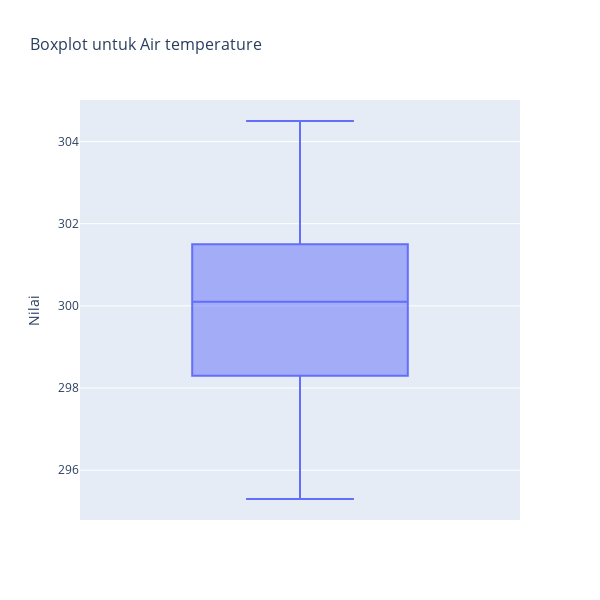
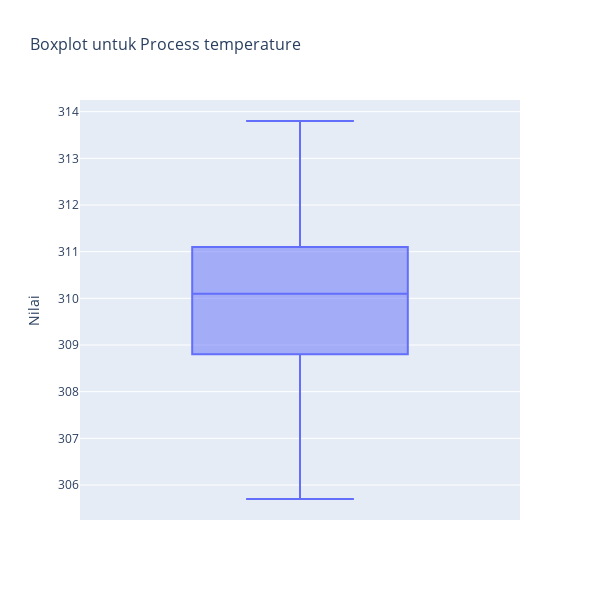
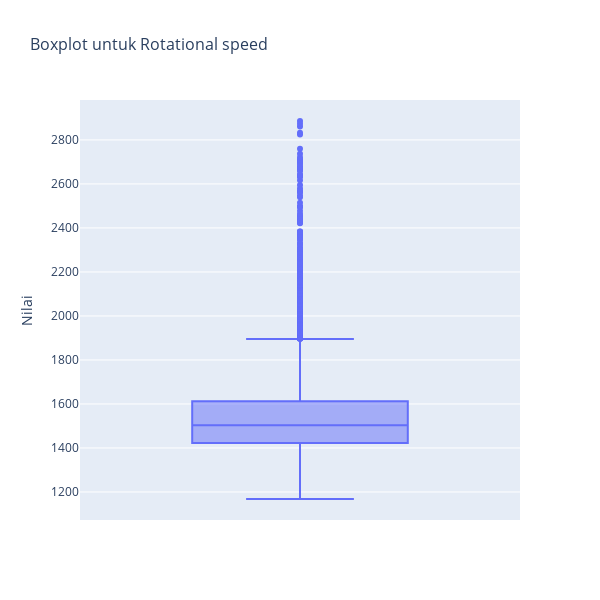
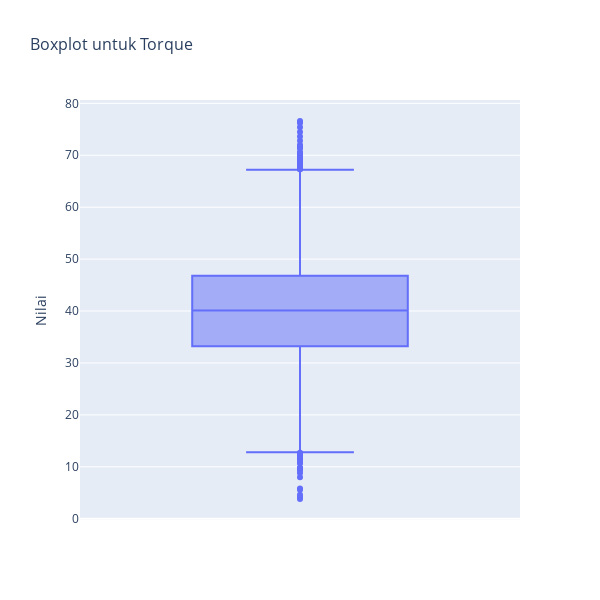

The code cell stored with these charts, in order, in its notebook:
### Code cell
# Membuat boxplot interaktif untuk setiap kolom numerik
numerical_columns = ['Air temperature', 'Process temperature', 
                     'Rotational speed', 'Torque', 'Tool wear']

for column in numerical_columns:
    fig = px.box(X, y=column, title=f'Boxplot untuk {column}')
    fig.update_layout(
        yaxis_title='Nilai',
        xaxis_title='',
        title_font_size=16,
        width=600,  # Lebar grafik
        height=600  # Tinggi grafik untuk membuat proporsi persegi
    )
    fig.show()

### Figure 1 — Plotly figure (JSON) as saved in the notebook; plotly's stock layout.template omitted (floating-point values rounded to 4 significant figures; data arrays with more than 128 entries replaced by an {"elided": "..."} marker saying what was removed)
{"data": [{"alignmentgroup": "True", "hovertemplate": "Air temperature=%{y}<extra></extra>", "legendgroup": "", "marker": {"color": "#636efa"}, "name": "", "notched": false, "offsetgroup": "", "orientation": "v", "showlegend": false, "type": "box", "x0": " ", "xaxis": "x", "y": {"elided": "10000 float values"}, "y0": " ", "yaxis": "y"}], "layout": {"boxmode": "group", "height": 600, "legend": {"tracegroupgap": 0}, "title": {"font": {"size": 16}, "text": "Boxplot untuk Air temperature"}, "width": 600, "xaxis": {"anchor": "y", "domain": [0, 1], "title": {"text": ""}}, "yaxis": {"anchor": "x", "domain": [0, 1], "title": {"text": "Nilai"}}}}

### Figure 2 — Plotly figure (JSON) as saved in the notebook; plotly's stock layout.template omitted (floating-point values rounded to 4 significant figures; data arrays with more than 128 entries replaced by an {"elided": "..."} marker saying what was removed)
{"data": [{"alignmentgroup": "True", "hovertemplate": "Process temperature=%{y}<extra></extra>", "legendgroup": "", "marker": {"color": "#636efa"}, "name": "", "notched": false, "offsetgroup": "", "orientation": "v", "showlegend": false, "type": "box", "x0": " ", "xaxis": "x", "y": {"elided": "10000 float values"}, "y0": " ", "yaxis": "y"}], "layout": {"boxmode": "group", "height": 600, "legend": {"tracegroupgap": 0}, "title": {"font": {"size": 16}, "text": "Boxplot untuk Process temperature"}, "width": 600, "xaxis": {"anchor": "y", "domain": [0, 1], "title": {"text": ""}}, "yaxis": {"anchor": "x", "domain": [0, 1], "title": {"text": "Nilai"}}}}

### Figure 3 — Plotly figure (JSON) as saved in the notebook; plotly's stock layout.template omitted (floating-point values rounded to 4 significant figures; data arrays with more than 128 entries replaced by an {"elided": "..."} marker saying what was removed)
{"data": [{"alignmentgroup": "True", "hovertemplate": "Rotational speed=%{y}<extra></extra>", "legendgroup": "", "marker": {"color": "#636efa"}, "name": "", "notched": false, "offsetgroup": "", "orientation": "v", "showlegend": false, "type": "box", "x0": " ", "xaxis": "x", "y": {"elided": "10000 int values"}, "y0": " ", "yaxis": "y"}], "layout": {"boxmode": "group", "height": 600, "legend": {"tracegroupgap": 0}, "title": {"font": {"size": 16}, "text": "Boxplot untuk Rotational speed"}, "width": 600, "xaxis": {"anchor": "y", "domain": [0, 1], "title": {"text": ""}}, "yaxis": {"anchor": "x", "domain": [0, 1], "title": {"text": "Nilai"}}}}

### Figure 4 — Plotly figure (JSON) as saved in the notebook; plotly's stock layout.template omitted (floating-point values rounded to 4 significant figures; data arrays with more than 128 entries replaced by an {"elided": "..."} marker saying what was removed)
{"data": [{"alignmentgroup": "True", "hovertemplate": "Torque=%{y}<extra></extra>", "legendgroup": "", "marker": {"color": "#636efa"}, "name": "", "notched": false, "offsetgroup": "", "orientation": "v", "showlegend": false, "type": "box", "x0": " ", "xaxis": "x", "y": {"elided": "10000 float values"}, "y0": " ", "yaxis": "y"}], "layout": {"boxmode": "group", "height": 600, "legend": {"tracegroupgap": 0}, "title": {"font": {"size": 16}, "text": "Boxplot untuk Torque"}, "width": 600, "xaxis": {"anchor": "y", "domain": [0, 1], "title": {"text": ""}}, "yaxis": {"anchor": "x", "domain": [0, 1], "title": {"text": "Nilai"}}}}
